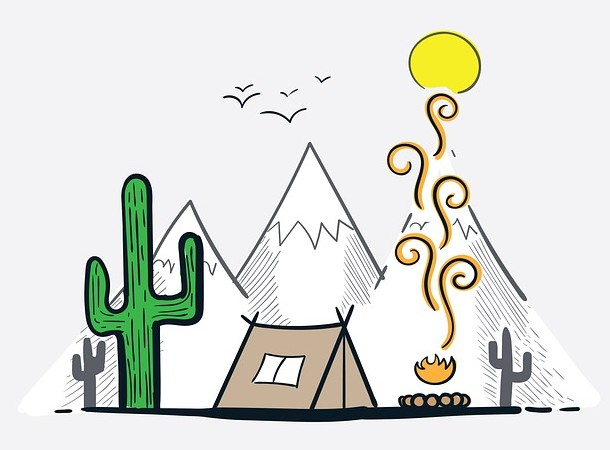
#> input picture imgs/mountain.jpg, 610 x 450 px
$ python L8_colorDetection.py
#> lines starting #> are read from the running program, lines starting #| are printed output that depends on the picture; after the words box and inside, x2 and y2 are one past the last pixel; in counts of white or black regions, pixels touching at a corner belong together
import cv2
import numpy as np

img = cv2.imread("imgs/mountain.jpg")
#> img is the input picture: shape (450, 610, 3); mean B, G, R 217.8, 223.2, 221.3

def emptyfunc (arg1):
    pass
def stackImages(scale,imgArray):
    """
    This fucntion stacks images. However, I did not build it.
    Recovered from: https://www.youtube.com/watch?v=WQeoO7MI0Bs
    To work properly, you should have rectangles (equal number
    of imgs per column or row)
    """
    rows = len(imgArray)
    cols = len(imgArray[0])
    rowsAvailable = isinstance(imgArray[0], list)
    width = imgArray[0][0].shape[1]
    height = imgArray[0][0].shape[0]
    if rowsAvailable:
        for x in range ( 0, rows):
            for y in range(0, cols):
                if imgArray[x][y].shape[:2] == imgArray[0][0].shape [:2]:
                    imgArray[x][y] = cv2.resize(imgArray[x][y], (0, 0), None, scale, scale)
                else:
                    imgArray[x][y] = cv2.resize(imgArray[x][y], (imgArray[0][0].shape[1], imgArray[0][0].shape[0]), None, scale, scale)
                if len(imgArray[x][y].shape) == 2: imgArray[x][y]= cv2.cvtColor( imgArray[x][y], cv2.COLOR_GRAY2BGR)
        imageBlank = np.zeros((height, width, 3), np.uint8)
        hor = [imageBlank]*rows
        for x in range(0, rows):
            hor[x] = np.hstack(imgArray[x])
        ver = np.vstack(hor)
    else:
        for x in range(0, rows):
            if imgArray[x].shape[:2] == imgArray[0].shape[:2]:
                imgArray[x] = cv2.resize(imgArray[x], (0, 0), None, scale, scale)
            else:
                imgArray[x] = cv2.resize(imgArray[x], (imgArray[0].shape[1], imgArray[0].shape[0]), None,scale, scale)
            if len(imgArray[x].shape) == 2: imgArray[x] = cv2.cvtColor(imgArray[x], cv2.COLOR_GRAY2BGR)
        hor= np.hstack(imgArray)
        ver = hor
    return ver

imgHSV = cv2.cvtColor(img, cv2.COLOR_BGR2HSV)
#> imgHSV: shape (450, 610, 3); mean H, S, V 91.6, 23, 226.5

# Create another window with sliders
cv2.namedWindow("Sliders")
# cv2.resizeWindow("Sliders", 300, 100)
                                    # Normaly in Hue there are
                                    # 360, but cv2 gets to 180
                                    #Args are default and max vals
cv2.createTrackbar("Hue Min", "Sliders", 1, 179, emptyfunc)
cv2.createTrackbar("Hue Max", "Sliders", 79, 179, emptyfunc)
cv2.createTrackbar("Sat Min", "Sliders", 64, 255, emptyfunc)
cv2.createTrackbar("Sat Max", "Sliders", 245, 255, emptyfunc)
cv2.createTrackbar("Val Min", "Sliders", 127, 255, emptyfunc)
cv2.createTrackbar("Val Max", "Sliders", 255, 255, emptyfunc)

while True:
    # Get slider values
    h_min = cv2.getTrackbarPos("Hue Min", "Sliders")
    s_min = cv2.getTrackbarPos("Sat Min", "Sliders")
    v_min = cv2.getTrackbarPos("Val Min", "Sliders")

    h_max = cv2.getTrackbarPos("Hue Max", "Sliders")
    s_max = cv2.getTrackbarPos("Sat Max", "Sliders")
    v_max = cv2.getTrackbarPos("Val Max", "Sliders")


    # Create a mask
    lower = np.array([h_min, s_min, v_min])
    upper = np.array([h_max, s_max, v_max])
    # Filter out that color
    mask = cv2.inRange(imgHSV, lower, upper)
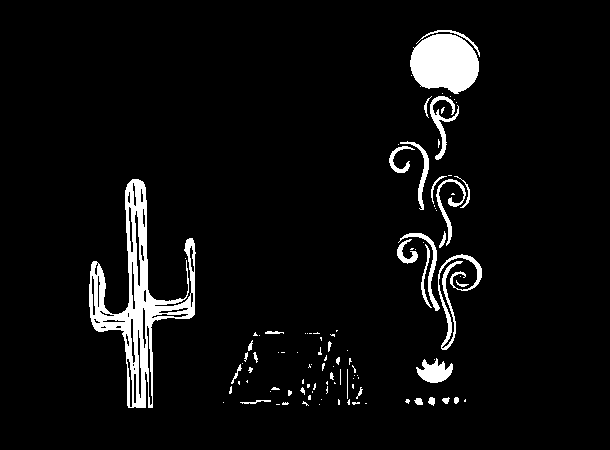
#> mask: shape (450, 610); 5.3% white; 107 white regions (74 under 20 px), largest, box (x1, y1, x2, y2) and area: (89, 179, 196, 408) 6340, (410, 34, 479, 94) 3161, (438, 254, 482, 350) 903
    # Merge original and masked
    imgRes = cv2.bitwise_and(img, img, mask= mask)
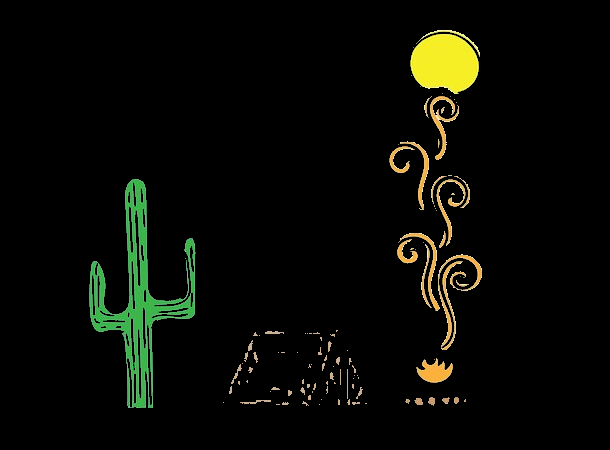
#> imgRes: shape (450, 610, 3); mean B, G, R 4.7, 10.2, 8.6

    # Show imgs
    jointImgs = stackImages(1, ([img,imgHSV], [mask, imgRes]))
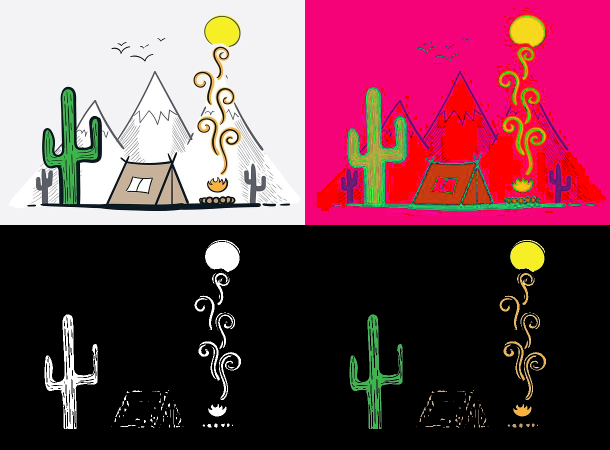
#> jointImgs: shape (900, 1220, 3) (shown at 1/2 size); mean B, G, R 81.9, 67.5, 117.5
    cv2.imshow("Results", jointImgs)


    # Just to wait 1 mlsnd and maybe exit with ESC
    if cv2.waitKey(1) & 0xFF == 27:
#> (key Esc is pressed here)
        break
cv2.destroyAllWindows()
